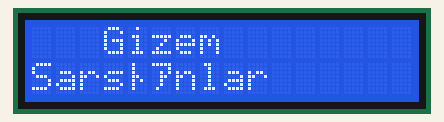
Recording of a sketch running on a simulated Arduino Uno, built with avr-gcc and run on an emulated ATmega328P. Parts: 16×2 character LCD.

Above: at 0.1 s.
At 2.1 s:
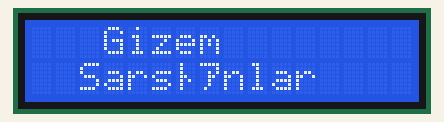
At 4.1 s:
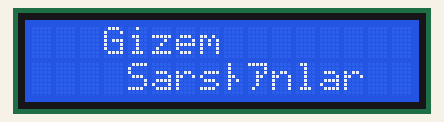
At 9.1 s:
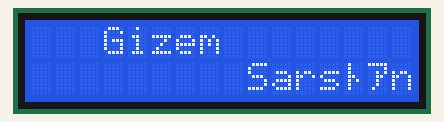
At 13.1 s:
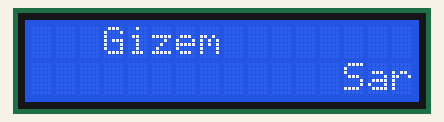
At 18.1 s:
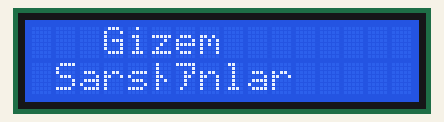

The sketch:

LCD_Ekran.ino
```cpp
#include <LiquidCrystal.h>
LiquidCrystal LCD(11,10,9,2,3,4,5);

void setup()
{
LCD.begin(16,2);
}

void loop() {
int i;
LCD.setCursor(3,0);
LCD.print("Gizem");
for(i=0; i<17; i++)
{
LCD.setCursor(i,1);
LCD.print("Sarsınlar");
delay(1000);
LCD.setCursor(i,1);
LCD.print(" ");
}
}
```

Measured:
- by itself, everything shown: repeats every 17.0 s, in 17 steps
- what the display in image 1 shows lasts 1.0 s, from 2.1 s to 3.1 s
